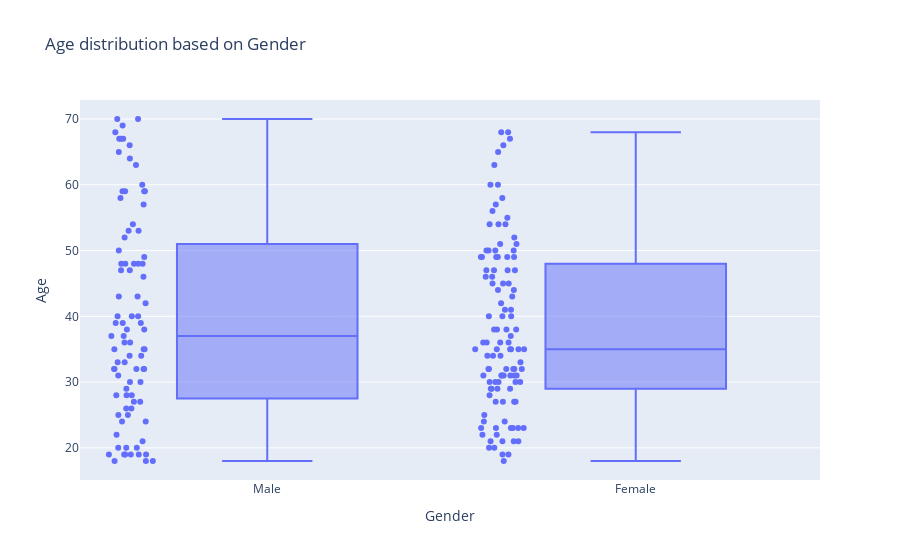

Here is the notebook cell this chart was saved with:
### Code cell
fig = ply.box(file, 'Gender', 'Age', points='all', title='Age distribution based on Gender')
fig.update_traces(quartilemethod="inclusive")
fig.show()

### Figure 1 — Plotly figure (JSON) as saved in the notebook; plotly's stock layout.template omitted (floating-point values rounded to 4 significant figures; data arrays with more than 128 entries replaced by an {"elided": "..."} marker saying what was removed)
{"data": [{"alignmentgroup": "True", "boxpoints": "all", "hovertemplate": "Gender=%{x}<br>Age=%{y}<extra></extra>", "legendgroup": "", "marker": {"color": "#636efa"}, "name": "", "notched": false, "offsetgroup": "", "orientation": "v", "quartilemethod": "inclusive", "showlegend": false, "type": "box", "x": {"elided": "200 str values"}, "x0": " ", "xaxis": "x", "y": {"elided": "200 int values"}, "y0": " ", "yaxis": "y"}], "layout": {"boxmode": "group", "legend": {"tracegroupgap": 0}, "title": {"text": "Age distribution based on Gender"}, "xaxis": {"anchor": "y", "domain": [0, 1], "title": {"text": "Gender"}}, "yaxis": {"anchor": "x", "domain": [0, 1], "title": {"text": "Age"}}}}
